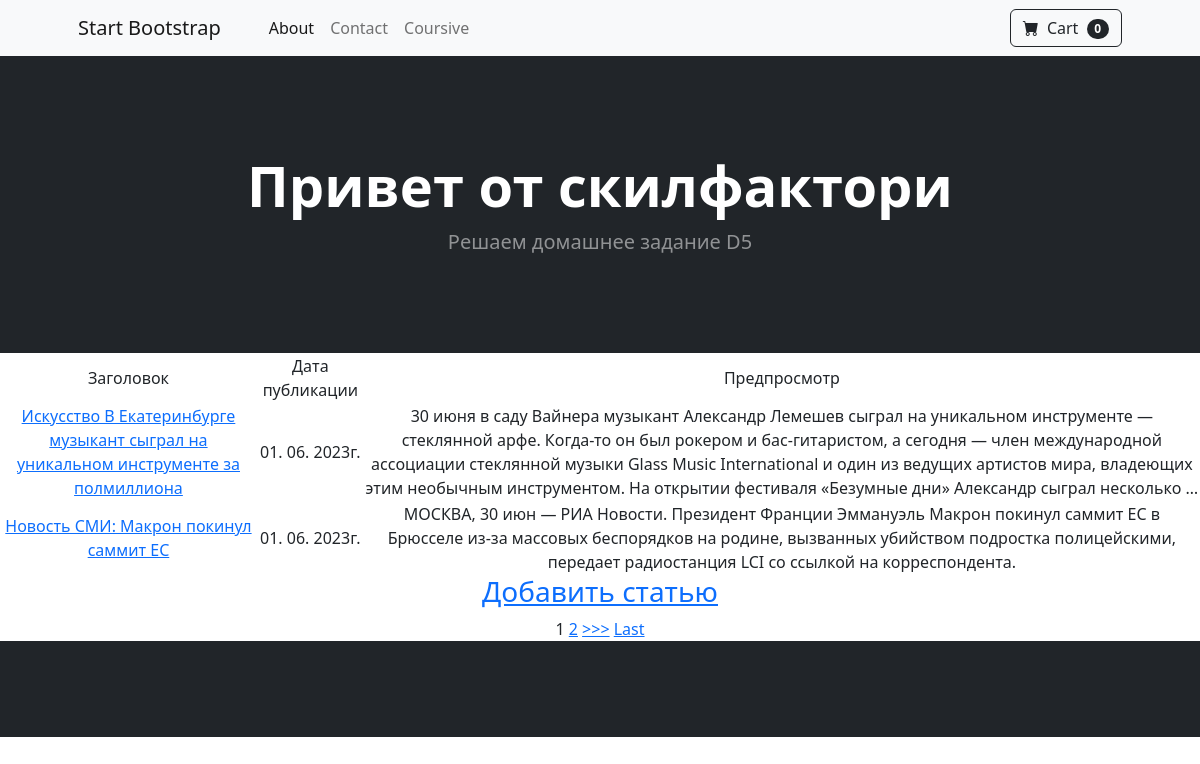
Page /news/ on the committed database.
### newsapp/models.py (models this page shows, shortened)
class Post(models.Model):
    article = 'AR'
    news = 'NW'
    CHOICE = [
        (article, 'Статья'),
        (news, 'Новость')
    ]
    category = models.CharField(max_length=2,
                                choices=CHOICE,
                                default=article)
    adding_time = models.DateTimeField(auto_now_add=True)
    post_title = models.CharField(max_length=255)
    post_text = models.TextField()
    post_rating = models.IntegerField(default=0)
    post_author = models.ForeignKey(Author, on_delete=models.CASCADE, related_name='posts')
    post_category = models.ManyToManyField(Category, through='PostCategory')

### newsapp/views.py (the view)
# urls.py: path('', PostList.as_view()),  # т.к. сам по себе это класс, то нам надо представить
class PostList(ListView):
    model = Post
    template_name = 'posts.html'
    context_object_name = 'posts'  # имя списка в котором лежат все объекты
    paginate_by = 2  #вывод по 10 новостей
    form_class = PostForm

### newsapp/templatetags/custom_filters.py (called while the page is built)
@register.filter(name='Censor')
def Censor(value):
    negative_words = ['ругательства', 'политика', 'толерантность']
    censored_value = value
    for word in negative_words:
        censored_value = censored_value.replace(word, '*****')
    return censored_value

### templates/posts.html (shortened to what this page needs)
{% extends 'flatpages/default.html' %}
{% load custom_filters %}
{% block content %}
<table>
    <thead>
        <td>
            Заголовок
        </td>
        <td>
            Дата публикации
        </td>
        <td>
            Предпросмотр
        </td>
    </thead>
    {% for post in posts %}
        <tr>
            <td>
                <a href="{{post.id}}"> {{ post.post_title|Censor }}</a>
            </td>
            <td>
                {{ post.adding_time|date:'d. m. Yг.' }}
            </td>
            <td>
                {{ post.post_text|truncatewords:50 }}
            </td>
        </tr>
    {% endfor %}
</table>
<h3>
<a href='add'>Добавить статью</a>
</h3>
{% if is_paginated %}
    {% for num in page_obj.paginator.page_range %}
        {% if page_obj.number == num %}
            <a>{{ num }}</a>
        {% elif num > page_obj.number|add:'-2' and num < page_obj.number|add:'2' %}
            <a href="?page={{ num }}">{{ num }}</a>
        {% endif %}
    {% endfor %}
    {% if page_obj.has_next %}
        <a href="?page={{ page_obj.next_page_number }}">>>></a>
        <a href="?page={{ page_obj.paginator.num_pages }}">Last</a>
    {% endif %}
{% endif %}
{% endblock content %}{

### rows in the picture
Post: post_title|Censor "Искусство В Екатеринбурге музыкант сыграл на уникальном инструменте за полмиллиона", adding_time "01. 06. 2023г.", post_text "30 июня в саду Вайнера музыкант Александр Лемешев сыграл на уникальном инструменте — стеклянной арфе. Когда-то он был рокером и бас-гитаристом, а сегодня — член международной ассоциации стеклянной музыки Glass Music International и один из ведущих артистов мира, владеющих этим необычным инструментом. На открытии фестиваля «Безумные дни» Александр сыграл несколько …"
Post: post_title|Censor "Новость СМИ: Макрон покинул саммит ЕС", adding_time "01. 06. 2023г.", post_text "МОСКВА, 30 июн — РИА Новости. Президент Франции Эммануэль Макрон покинул саммит ЕС в Брюсселе из-за массовых беспорядков на родине, вызванных убийством подростка полицейскими, передает радиостанция LCI со ссылкой на корреспондента."

### other values in the picture
{{ num }} "1"
{{ num }} "2"
